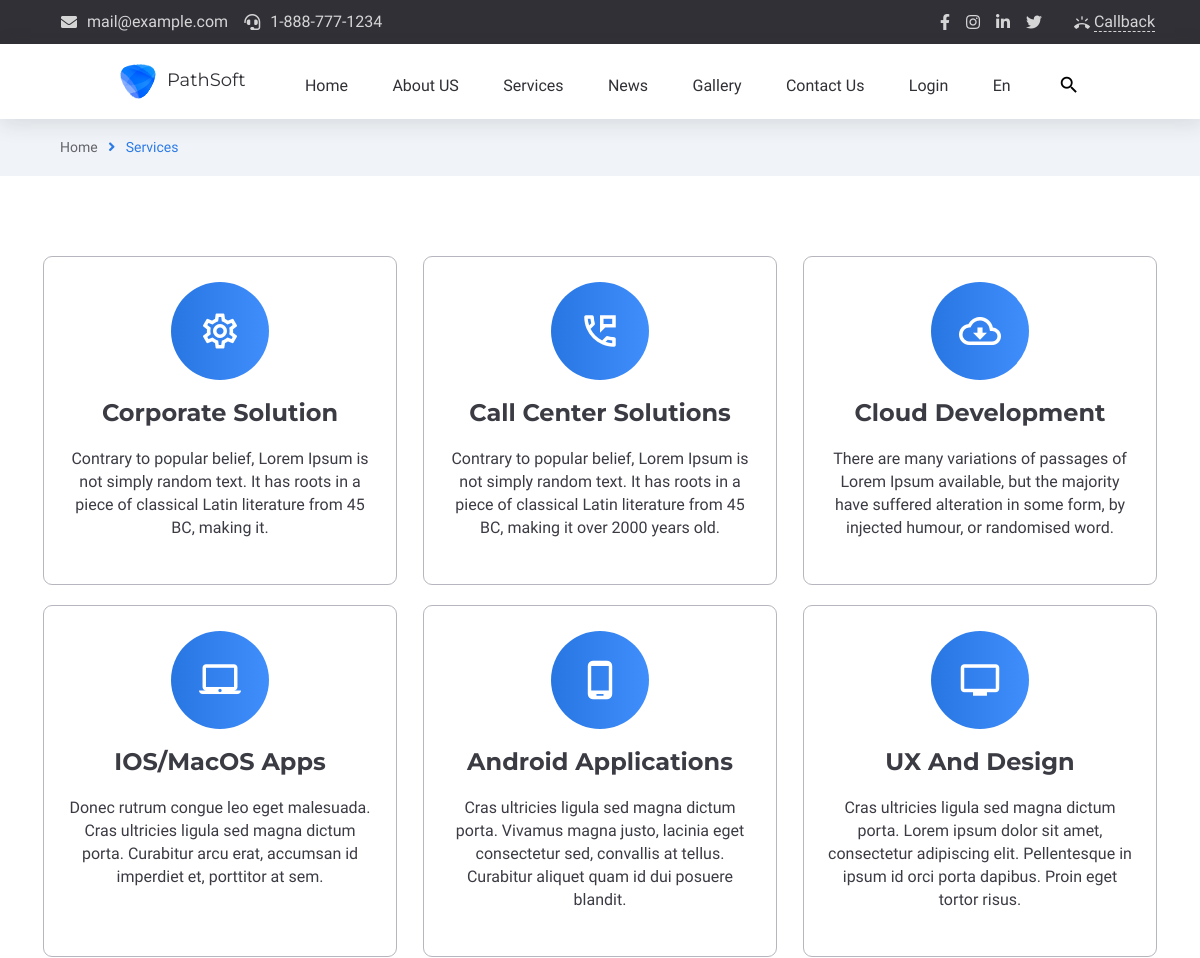
Page /services (upper part) on the earlier database version.
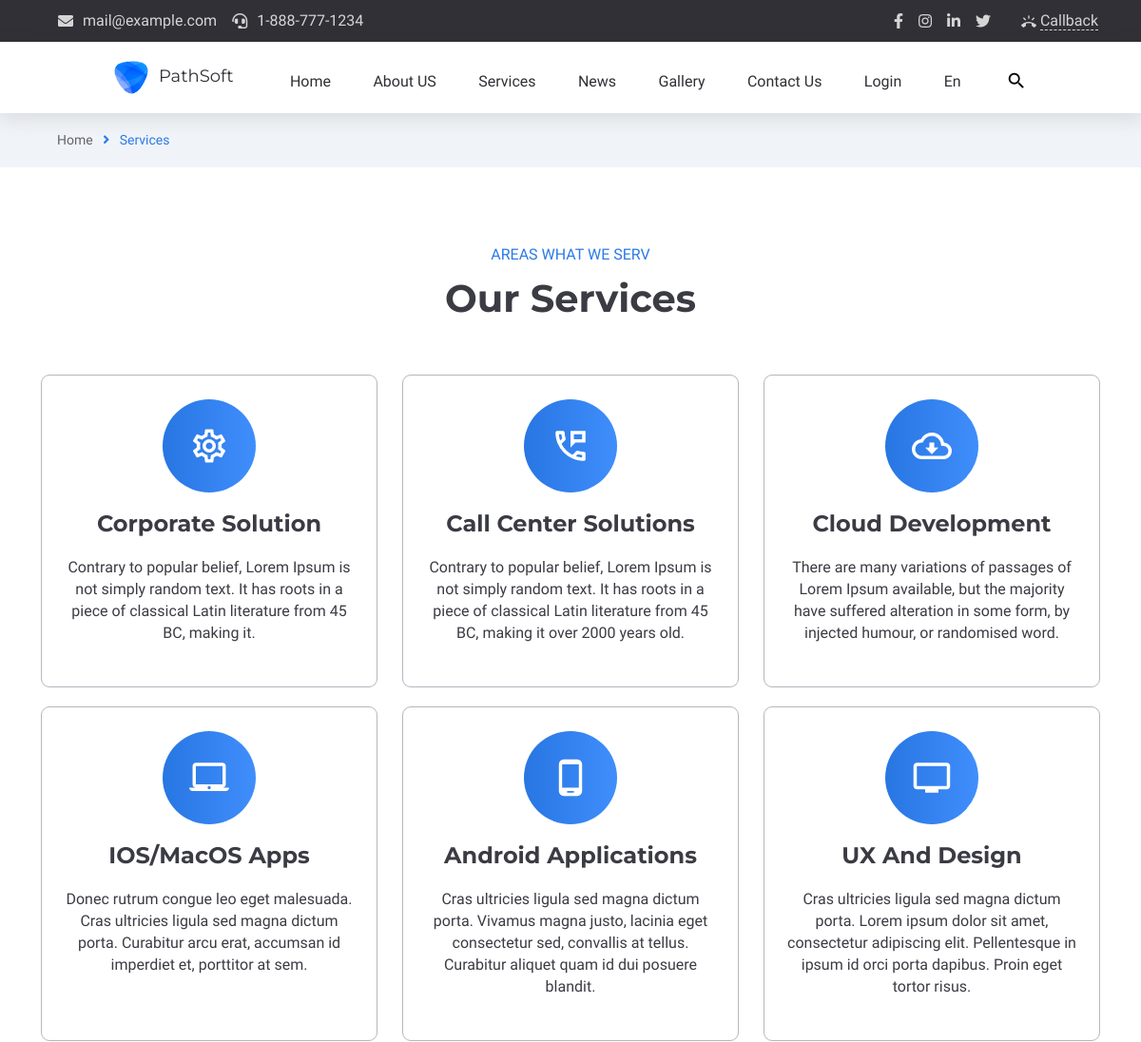
Same page on the later database version.
### app/models.py (models this page shows)
class HeaderContact(db.Model):
    id=db.Column(db.Integer,primary_key=True)
    hc_content=db.Column(db.String(255))
    hc_icon_class=db.Column(db.String(255))
    hc_url=db.Column(db.String(255))

class HeaderSocialIcon(db.Model):
    id=db.Column(db.Integer,primary_key=True)
    hsi_name=db.Column(db.String(255))
    hsi_css_class=db.Column(db.String(255))
    hsi_url=db.Column(db.String(255))

class MeniuLogo(db.Model):
    id=db.Column(db.Integer,primary_key=True)
    logo_title=db.Column(db.String(255))
    logo_url=db.Column(db.String(255))
    logo_alt=db.Column(db.String(255))
    logo_img=db.Column(db.String(255))

class MeniuName(db.Model):
    id=db.Column(db.Integer,primary_key=True)
    meniu_title=db.Column(db.String(255))
    meniu_url=db.Column(db.String(255))
    meniu_icon=db.Column(db.String(255))

class ServicesBox(db.Model):
    id=db.Column(db.Integer,primary_key=True)
    servicesbox_head=db.Column(db.String(255))
    servicesbox_desc=db.Column(db.String(255))
    servicesbox_url=db.Column(db.String(255))
    servicesbox_icon=db.Column(db.String(255))

class ServicesHeading(db.Model):
    id=db.Column(db.Integer,primary_key=True)
    servicessubheading=db.Column(db.String(255))
    service_heading=db.Column(db.String(255))

### main/routes.py (the view)
@app.route("/services")
def service_index():
    header_contacts=HeaderContact.query.all()
    headersocial_icons=HeaderSocialIcon.query.all()
    logos=MeniuLogo.query.all()
    meniu_names=MeniuName.query.all()
    servicesheadings=ServicesHeading.query.all()
    servicesboxs=ServicesBox.query.all()
    company_info_footers=FooterCompanyInfo.query.all()
    footer_social_icons=FooterSocialIcon.query.all()
    footer_menus=FooterMenu.query.all()
    footer_offers=FooterOffer.query.all()
    footer_contacts=FooterContact.query.all()
    return render_template("main/services.html",servicesboxs=servicesboxs, servicesheadings=servicesheadings, header_contacts=header_contacts, headersocial_icons=headersocial_icons, logos=logos, meniu_names=meniu_names , company_info_footers=company_info_footers, footer_social_icons=footer_social_icons, footer_menus=footer_menus, footer_offers=footer_offers, footer_contacts=footer_contacts)

### app/templates/main/services.html (shortened to what this page needs)
{% extends "main/base.html" %}{% block contentmain %}
<section id="crumbs">
    <div class="container crumbs-bread">
        <div class="row align-items-center justify-content-between">
            <div class="col-auto">
                <div class="crumbs-info">
                    <span class="crumbs-home"><a href="/">Home</a></span> <i class="fas fa-angle-right"></i>
                    <span class="crumbs-about">Services</span>
                </div>
            </div>
        </div>
    </div>
</section>
<section id="services-bar" class="section-padding">
    <div class="container width">
        <div class="row">
            <div class="col-12 ">
                {% for servicesheading in servicesheadings %}
                <div class="section-heading">
                    <span class="section-heading-span">{{servicesheading.servicessubheading}}</span>
                    <h2 class="section-heading-h2">{{servicesheading.service_heading}}</h2>
                </div>
                {% endfor %}
            </div>
        </div>
        <div class="row justify-content-center">
            {% for servicesbox in servicesboxs %}
            <div class="col-4 services-box">
                <div class="services-item service-style">
                    <a href="{{servicesbox.servicesbox_url}}" class="">
                        <div class="overlay"></div>
                        <div class="services-info">
                            <i
                                class=" services-icon-main material-icons material-icons-outlined md-icon1">{{servicesbox.servicesbox_icon}}</i>
                            <h2 class="section-item-h2">{{servicesbox.servicesbox_head}}</h2>
                            <p class="section-title">{{servicesbox.servicesbox_desc}}</p>
                        </div>
                    </a>
                </div>
            </div>
            {% endfor %}
        </div>
    </div>
</section>
{% endblock %}

### app/templates/main/base.html (shortened to what this page needs)
<!doctype html>
<html lang="en">
<head>
    <link rel="stylesheet" href="https://cdnjs.cloudflare.com/ajax/libs/font-awesome/5.15.3/css/all.min.css"
 />
    <link rel="stylesheet" href="https://cdn.jsdelivr.net/npm/bootstrap-icons@1.4.1/font/bootstrap-icons.css">
    <link rel="stylesheet" href="https://stackpath.bootstrapcdn.com/bootstrap/4.3.1/css/bootstrap.min.css"
>
    <link rel="stylesheet" href="/static/main/css/style.css">
    <link rel="stylesheet" href="/static/main/css/about.css">
    <link rel="stylesheet" href="/static/main/css/blog.css">
    <link rel="stylesheet" href="/static/main/css/contact.css">
    <link rel="stylesheet" href="/static/main/css/login.css">
    <link rel="stylesheet" href="/static/main/css/gallery.css">
    <link rel="stylesheet" href="/static/main/css/blogitem.css">
    <link rel="stylesheet" href="/static/main/css/testimonials.css">
</head>
<body>
    <nav id="header-contact">
        <div class="container con">
            <div class="row align-items-center justify-content-between">
                <div class="col-auto">
                    <ul class="header-top-info align-items-center justify-content-between d-flex">
                        {% for header_contact in header_contacts %}
                        <li>
                            <a href="{{header_contact.hc_url}}">
                                <i class="{{header_contact.hc_icon_class}}"></i>
                                <span>{{header_contact.hc_content}}</span>
                            </a>
                        </li>
                        {% endfor %}
                    </ul>
                </div>
                <div class="col-auto">
                    <div class="header-top-links align-items-center justify-content-between d-flex ">
                        <ul class="social-links">
                            {% for headersocial_icon in headersocial_icons %}
                            <li>
                                <a href="{{headersocial_icon.hsi_url}}"><i
                                        class="{{headersocial_icon.hsi_css_class}}"></i></a>
                            </li>
                            {% endfor %}
                        </ul>
                        <div class="header-top-btn">
                            <a href="#" class="header-call-back-link">
                                <i class="material-icons">ring_volume</i>
                                <span>Callback</span>
                            </a>
                        </div>
                    </div>
                </div>
            </div>
        </div>
    </nav>
    <section id="meniu-bar" class="sticky-menu">
        <div class="meniu-nav">
            {% for logo in logos %}
            <div class="logo">
                <a href="{{logo.logo_url}}"><img src="/static/uploads/{{logo.logo_img}}" alt="{{logo.logo_alt}}">
                    <span>{{logo.logo_title}}</span>
                </a>
            </div>
            {% endfor %}
            <div class="meniu-item">
                <ul>
                    {% for meniu_name in meniu_names %}
                    <li>
                        <a href="{{meniu_name.meniu_url}}" class="menu-list-to" data-title="{{meniu_name.meniu_title}}">
                            <span data-title="{{meniu_name.meniu_title}}"> {{meniu_name.meniu_title}}</span>
                            <i class="{{meniu_name.meniu_icon}}"></i>
                        </a>
                    </li>
                    {% endfor %}
                    <li class="menu-search">
                        <a href="http://">
                            <i class="material-icons md-22 header-search-ico-search">search</i></a>
                    </li>
                </ul>
            </div>
        </div>
    </section>
    {% block contentmain %}
    {% endblock %}
</body>
</html>

Differences in the rows shown:
added ServicesHeading: servicessubheading "AREAS WHAT WE SERV", service_heading "Our Services"
